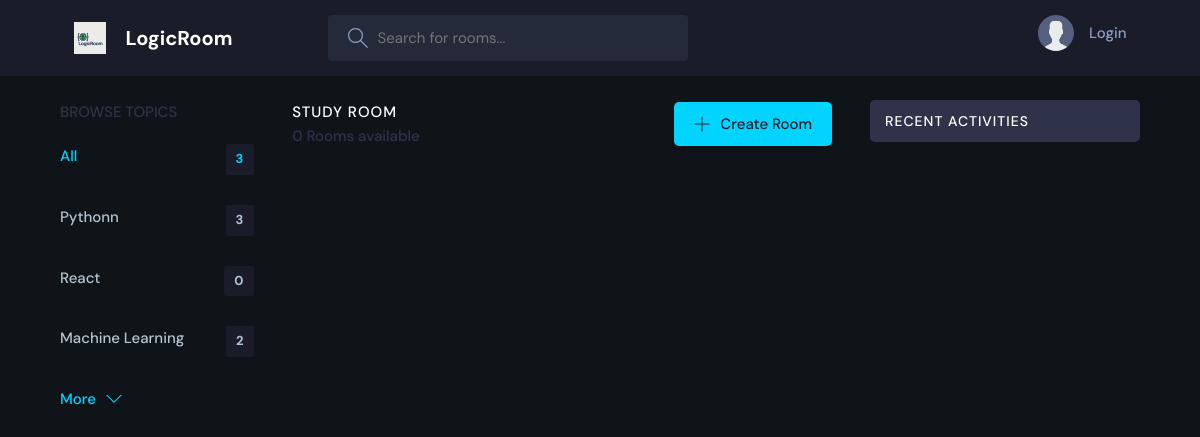
Before: /?q=MERN with the older database file.
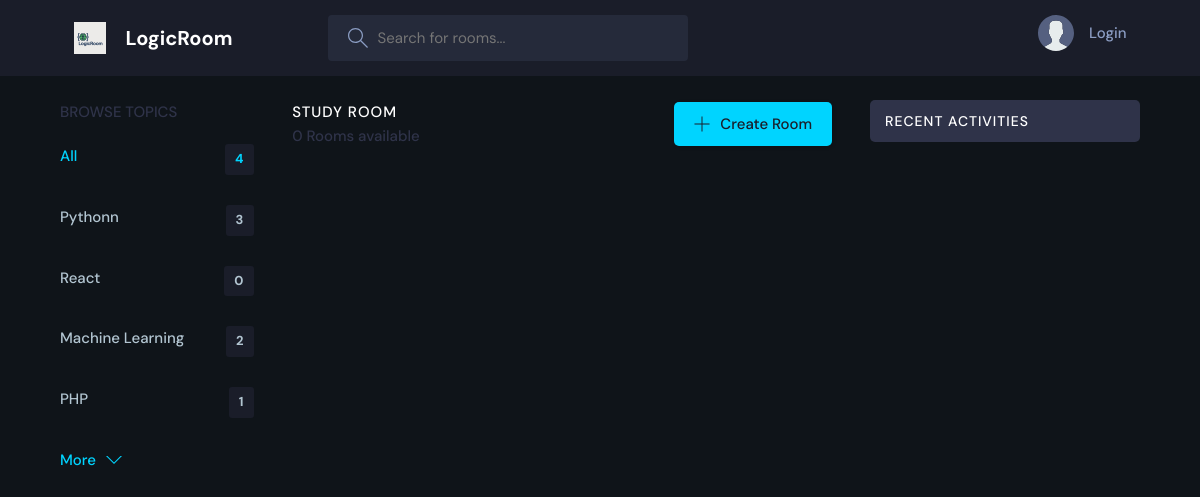
After: the same page with the newer database file.
### base/models.py (models this page shows, shortened)
class Topic(models.Model):
  name = models.CharField(max_length=200)

### base/views.py (the view)
# urls.py: path('',views.home,name='home'),
def home(request):
  q = request.GET.get('q') if request.GET.get('q') != None else ''
  rooms = Room.objects.filter(
  Q(topic__name__icontains = q) |
  Q(name__icontains = q) |
  Q(description__icontains = q))
  topics = Topic.objects.all()[0:5]
  room_count = rooms.count()
  room_messagess = Message.objects.filter(Q(room__topic__name__icontains = q))
  context = {'rooms':rooms,'topics':topics,
  'room_count':room_count,'room_messagess':room_messagess}
  return render(request,'base/home.html',context)

### base/templates/base/home.html (shortened to what this page needs)
{%extends 'main.html'%} {%block content%}
<main class="layout layout--3">
  <div class="container">
    {%include 'base/topics_components.html'%}
    <div class="roomList">
      <div class="roomList__header">
        <div>
          <h2>Study Room</h2>
          <p>{{room_count}} Rooms available</p>
        </div>
        <a class="btn btn--main" href="{%url 'create-room'%}">
          <svg
            version="1.1"
            xmlns="http://www.w3.org/2000/svg"
            width="32"
            height="32"
            viewBox="0 0 32 32"
          >
            <title>add</title>
            <path
              d="M16.943 0.943h-1.885v14.115h-14.115v1.885h14.115v14.115h1.885v-14.115h14.115v-1.885h-14.115v-14.115z"
            ></path>
          </svg>
          Create Room
        </a>
      </div>
    </div>
    {%include 'base/activity_component.html'%}
  </div>
</main>
{%endblock%}

### base/templates/base/topics_components.html
<div class="topics">
  <div class="topics__header">
    <h2>Browse Topics</h2>
  </div>
  <ul class="topics__list">
    <li>
      <a href="{%url 'home'%}" class="active"
        >All <span>{{topics.count}}</span></a
      >
    </li>
    {%for topic in topics%}
    <li>
      <a href="{%url 'home'%}?q={{topic.name}}"
        >{{topic.name}}<span>{{topic.room_set.all.count}}</span></a
      >
    </li>
    {%endfor%}
  </ul>
  <a class="btn btn--link" href="{% url 'topics'%}">
    More
    <svg
      version="1.1"
      xmlns="http://www.w3.org/2000/svg"
      width="32"
      height="32"
      viewBox="0 0 32 32"
    >
      <title>chevron-down</title>
      <path d="M16 21l-13-13h-3l16 16 16-16h-3l-13 13z"></path>
    </svg>
  </a>
</div>

Changed rows visible on the page:
added Topic: name "PHP", room_set.all.count "1"
Other visible differences:
{{ topics.count }}: "3" → "4"
